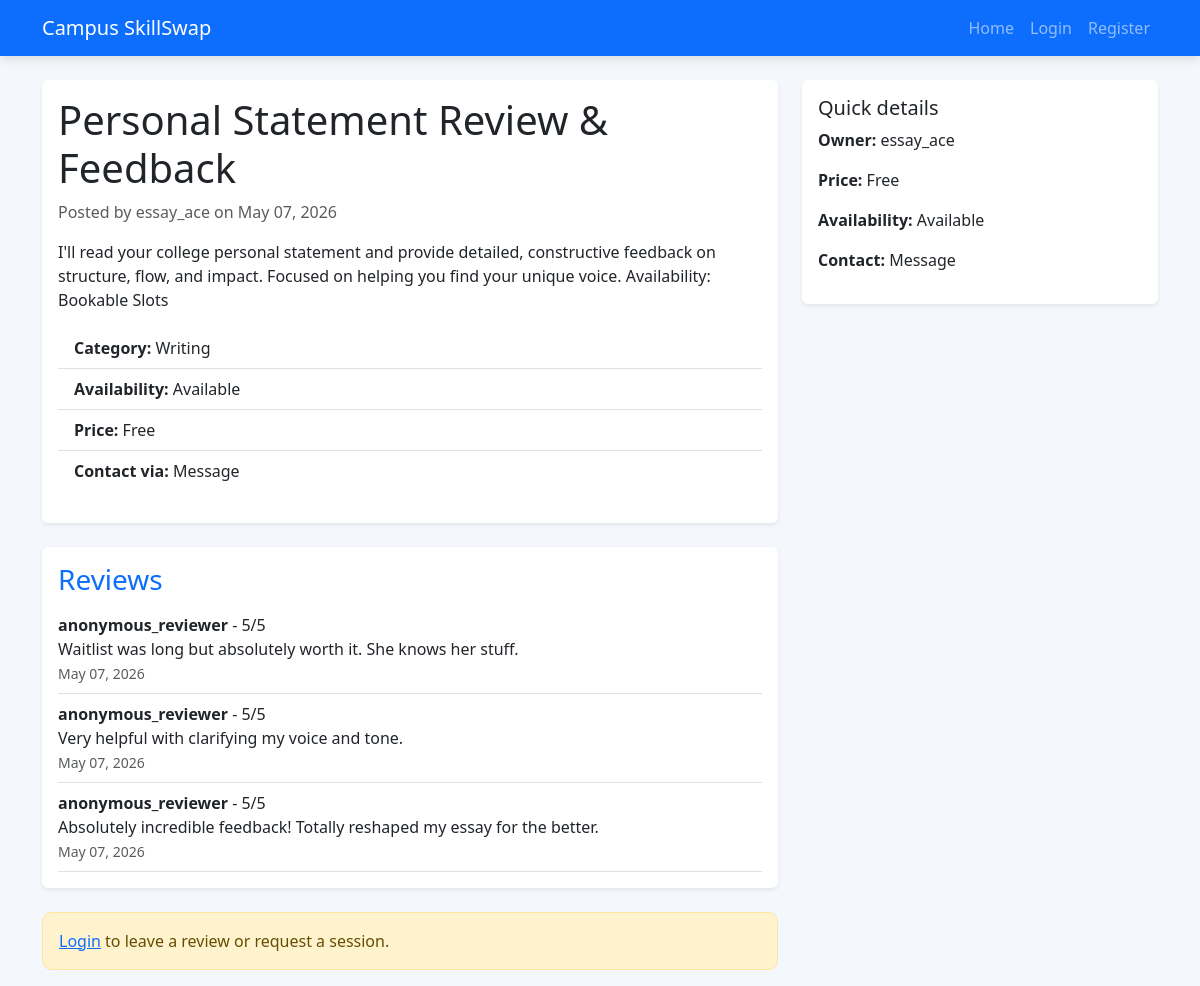
/skills/3/, run on the app's committed database.
### MainApp/models.py (models this page shows, shortened)
class Skill(models.Model):
    CATEGORY_CHOICES = [
        ('Tutoring', 'Tutoring'),
        ('Design', 'Design'),
        ('Programming', 'Programming'),
        ('Writing', 'Writing'),
        ('Other', 'Other'),
    ]
    CONTACT_CHOICES = [
        ('Email', 'Email'),
        ('Phone', 'Phone'),
        ('Message', 'In-App Message'),
    ]
    AVAILABILITY_CHOICES = [
        ('Available', 'Available'),
        ('Busy', 'Busy'),
        ('Closed', 'Closed'),
    ]
    title = models.CharField(max_length=120)
    description = models.TextField()
    category = models.CharField(max_length=30, choices=CATEGORY_CHOICES, default='Other')
    price = models.DecimalField(max_digits=8, decimal_places=2, blank=True, null=True)
    is_free = models.BooleanField(default=False)
    contact_preference = models.CharField(max_length=20, choices=CONTACT_CHOICES, default='Email')
    availability_status = models.CharField(max_length=20, choices=AVAILABILITY_CHOICES, default='Available')
    created_at = models.DateTimeField(auto_now_add=True)
    owner = models.ForeignKey(User, on_delete=models.CASCADE, related_name='skills')
    class Meta:
        ordering = ['-created_at']
    def price_display(self):
        if self.is_free:
            return 'Free'
        return f'${self.price:.2f}' if self.price is not None else 'Contact for price'

class Review(models.Model):
    skill = models.ForeignKey(Skill, on_delete=models.CASCADE, related_name='reviews')
    reviewer = models.ForeignKey(User, on_delete=models.CASCADE, related_name='reviews')
    rating = models.PositiveSmallIntegerField()
    comment = models.TextField(blank=True)
    created_at = models.DateTimeField(auto_now_add=True)
    class Meta:
        ordering = ['-created_at']

### MainApp/views.py (the view)
# urls.py: path('skills/<int:pk>/', views.skill_detail, name='skill_detail'),
def skill_detail(request, pk):
    skill = get_object_or_404(Skill, pk=pk)
    review_form = ReviewForm()
    request_form = BookingRequestForm()
    return render(request, 'MainApp/skill_detail.html', {
        'skill': skill,
        'review_form': review_form,
        'request_form': request_form,
    })

### MainApp/templates/MainApp/skill_detail.html (shortened to what this page needs)
{% extends 'base.html' %}
{% block content %}
<div class="row gy-4">
    <div class="col-12 col-lg-8">
        <div class="card shadow-sm mb-4">
            <div class="card-body">
                <h1>{{ skill.title }}</h1>
                <p class="text-muted">Posted by {{ skill.owner.username }} on {{ skill.created_at|date:'M d, Y' }}</p>
                <p>{{ skill.description }}</p>
                <ul class="list-group list-group-flush mb-3">
                    <li class="list-group-item"><strong>Category:</strong> {{ skill.category }}</li>
                    <li class="list-group-item"><strong>Availability:</strong> {{ skill.availability_status }}</li>
                    <li class="list-group-item"><strong>Price:</strong> {{ skill.price_display }}</li>
                    <li class="list-group-item"><strong>Contact via:</strong> {{ skill.contact_preference }}</li>
                </ul>
            </div>
        </div>
        <div class="card shadow-sm mb-4">
            <div class="card-body">
                <h3 class="card-title">Reviews</h3>
                {% if skill.reviews.exists %}
                {% for review in skill.reviews.all %}
                <div class="border-bottom py-2">
                    <strong>{{ review.reviewer.username }}</strong> - {{ review.rating }}/5
                    <p class="mb-0">{{ review.comment }}</p>
                    <small class="text-muted">{{ review.created_at|date:'M d, Y' }}</small>
                </div>
                {% endfor %}
                {% else %}
                <p class="text-muted">No reviews yet. Be the first to leave feedback!</p>
                {% endif %}
            </div>
        </div>
        {% if user.is_authenticated %}
        {% if user != skill.owner %}
        <div class="row">
            <div class="col-md-6 mb-4">
                <div class="card shadow-sm h-100">
                    <div class="card-body">
                        <h4>Leave a review</h4>
                        <form method="post" action="{% url 'add_review' skill.pk %}">
                            {% csrf_token %}
                            {{ review_form.as_p }}
                            <button class="btn btn-success" type="submit">Submit review</button>
                        </form>
                    </div>
                </div>
            </div>
            <div class="col-md-6 mb-4">
                <div class="card shadow-sm h-100">
                    <div class="card-body">
                        <h4>Request a session</h4>
                        <form method="post" action="{% url 'send_booking_request' skill.pk %}">
                            {% csrf_token %}
                            {{ request_form.as_p }}
                            <button class="btn btn-primary" type="submit">Send request</button>
                        </form>
                    </div>
                </div>
            </div>
        </div>
        {% else %}
        <div class="alert alert-info">As the owner, you can manage requests from your dashboard.</div>
        {% endif %}
        {% else %}
        <div class="alert alert-warning">
            <a href="{% url 'login' %}">Login</a> to leave a review or request a session.
        </div>
        {% endif %}
    </div>
    <div class="col-12 col-lg-4">
        <div class="card shadow-sm p-3">
            <h5>Quick details</h5>
            <p><strong>Owner:</strong> {{ skill.owner.username }}</p>
            <p><strong>Price:</strong> {{ skill.price_display }}</p>
            <p><strong>Availability:</strong> {{ skill.availability_status }}</p>
            <p><strong>Contact:</strong> {{ skill.contact_preference }}</p>
        </div>
    </div>
</div>
{% endblock %}

### static/css/styles.css (style rules this page uses)
body { background: #f4f7fb; color: #212529; }
.card { border: none; }
.card-title { color: #0d6efd; }
.alert { border-radius: 0.6rem; }

### data on the page
Skill: title "Personal Statement Review & Feedback", owner.username "essay_ace", created_at "May 07, 2026", description "I'll read your college personal statement and provide detailed, constructive feedback on structure, flow, and impact. Focused on helping you find your unique voice. Availability: Bookable Slots", category "Writing", availability_status "Available", price_display "Free", contact_preference "Message"
Review: reviewer.username "anonymous_reviewer", rating "5", comment "Waitlist was long but absolutely worth it. She knows her stuff.", created_at "May 07, 2026"
Review: reviewer.username "anonymous_reviewer", rating "5", comment "Very helpful with clarifying my voice and tone.", created_at "May 07, 2026"
Review: reviewer.username "anonymous_reviewer", rating "5", comment "Absolutely incredible feedback! Totally reshaped my essay for the better.", created_at "May 07, 2026"
